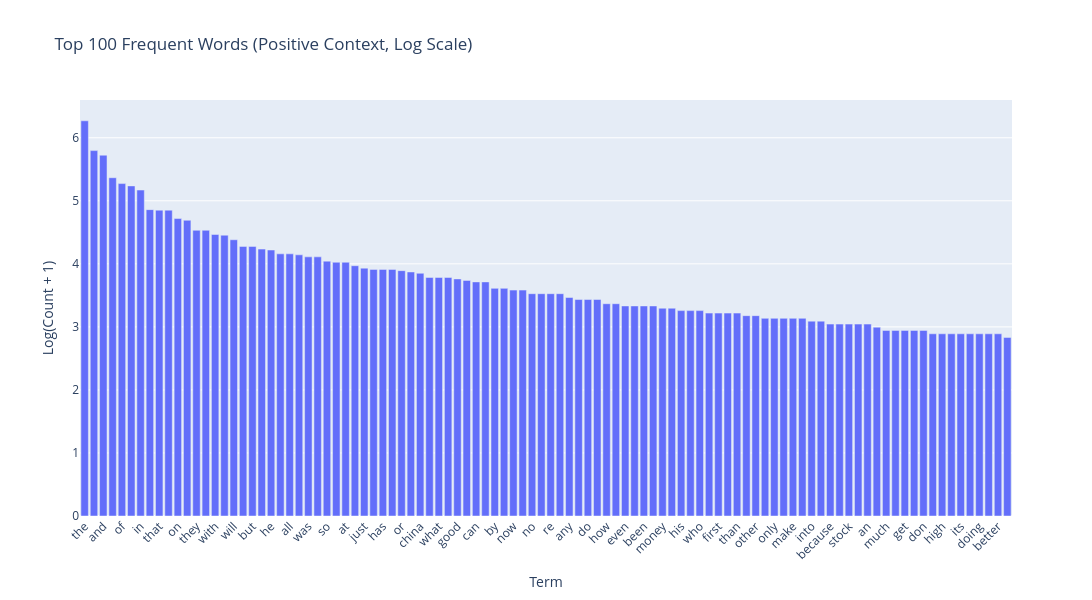
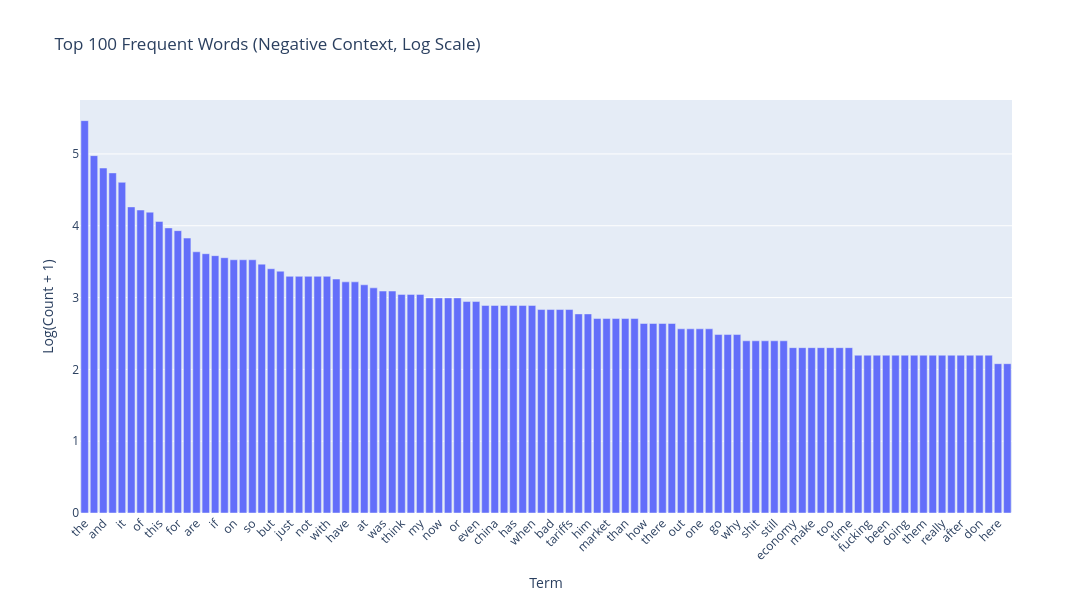

Notebook code for these charts, in order:
### Code cell
### Begin Assignment Here

#environment setup
import pandas as pd
import numpy as np
import nltk
nltk.download('punkt') # download the NLTK datasets
nltk.download("punkt_tab")
from sklearn.datasets import fetch_20newsgroups
from sklearn.feature_extraction.text import CountVectorizer
import plotly as py
import math
import PAMI
import umap
import helpers.data_mining_helpers as dmh
import matplotlib.pyplot as plt
from sklearn.feature_extraction.text import CountVectorizer
import seaborn as sns
import plotly.express as px
%matplotlib inline

def simplify(new_df,nessary_column):
    X = new_df[nessary_column].copy()
    return X
    
def add_mapping(X,mapping,target,source):
    X[target] = X[source].map(mapping)


#---Data preparation---
# Load the newdata set and get an overview
new_df = pd.read_csv('newdataset/Reddit-stock-sentiment.csv')
print(f"Shape: {new_df.shape}")
print(f"Columns: {new_df.columns}")

#Simplify columns
select_columns = ["text","title","sentiment","subreddit","label"]
X = simplify(new_df,select_columns)

#---Data transformation---

#add readable labels
target = "sentiment_name"
mapping = {1.0: 'positive', 0.0: 'neutral', -1.0: 'negative'}
add_mapping(X,mapping,target,"sentiment")
#print(f"Columns: {X.columns}")

#Check for missing value
missing_check = X.isnull().sum()
print(f"Missing value count:\n{missing_check}")
##zero missing value, so we don't have to further deal with it

#Check for duplicates and deal with it
print(f"Duplicated counts: {sum(X.duplicated())}")
print(len(X))
#keep one for each dups
X.drop_duplicates(keep='first', inplace=True)
print(len(X))

#---Data preprocessing---
print(X['sentiment_name'].value_counts())

#Positive and Neutral have nearly the same proportion, while Negative sentiment have much less counts

##Sampling for reproducible
X_sample = X.sample(n=500,random_state=42)
X_sample.sentiment_name.value_counts().plot(kind = 'bar',
                                    title = 'Sentiment Category Distribution',
                                    ylim = [0, X_sample.sentiment_name.value_counts().max()+30],        
                                    rot = 0, fontsize = 11, figsize = (8,3))

##Feature Creation
X['unigrams'] = X['text'].apply(lambda x: dmh.tokenize_text(x))


##Feature subset selection
count_vect = CountVectorizer()
X_counts = count_vect.fit_transform(X.text)

##Document matrix heatmap
# --- Top 20 frequent terms ---
term_frequencies = np.array(X_counts.sum(axis=0)).flatten()
top_k_terms_indices = np.argsort(term_frequencies)[-30:][::-1]  # descending

# --- Top 20 word-rich documents ---
post_word_counts = np.array(X_counts.sum(axis=1)).flatten()
top_k_post_indices = np.argsort(post_word_counts)[-20:][::-1]  # descending

# --- Extract submatrix ---
submatrix = X_counts[top_k_post_indices, :][:, top_k_terms_indices].toarray()

# # Row normalize (proportions instead of raw counts) 
row_sums = submatrix.sum(axis=1, keepdims=True)
submatrix_norm = np.divide(submatrix, row_sums, where=row_sums!=0)

# --- Build DataFrame ---
df_sub_norm = pd.DataFrame(
    submatrix,
    index=[f"post_{i}" for i in top_k_post_indices],
    columns=[count_vect.get_feature_names_out()[j] for j in top_k_terms_indices]
)

# --- Plot heatmap ---
plt.figure(figsize=(30, 20))
sns.heatmap(df_sub_norm, cmap="PuRd", cbar=True, annot=True, fmt=".2f")
plt.title("Top 20 Documents vs Top 20 Terms")
plt.xlabel("Top Terms")
plt.ylabel("Top Documents")
plt.show()

#---Visualization---

positive_mask = X["sentiment_name"] == "positive"
negative_mask = X["sentiment_name"] == "negative"

# Sum word counts for positive and negative contexts
positive_word_freq = np.array(X_counts[positive_mask].sum(axis=0)).flatten()
negative_word_freq = np.array(X_counts[negative_mask].sum(axis=0)).flatten()

terms = np.array(count_vect.get_feature_names_out())

# --- Create sentiment masks ---
positive_mask = X["sentiment_name"] == "positive"
negative_mask = X["sentiment_name"] == "negative"

# --- Compute word frequencies ---
positive_word_freq = np.array(X_counts[positive_mask].sum(axis=0)).flatten()
negative_word_freq = np.array(X_counts[negative_mask].sum(axis=0)).flatten()

# --- Build DataFrames ---
df_positive = pd.DataFrame({"Term": terms, "Frequency": positive_word_freq})
df_negative = pd.DataFrame({"Term": terms, "Frequency": negative_word_freq})

# --- Apply log scale (add small constant to avoid log(0)) ---
df_positive["Frequency_log"] = np.log1p(df_positive["Frequency"])
df_negative["Frequency_log"] = np.log1p(df_negative["Frequency"])

# --- Sort and select top 100 words per sentiment ---
df_positive_top = df_positive.sort_values(by="Frequency_log", ascending=False).head(100)
df_negative_top = df_negative.sort_values(by="Frequency_log", ascending=False).head(100)

# --- Plot interactive charts ---
fig_pos = px.bar(df_positive_top, 
                 x="Term", y="Frequency_log",
                 title="Top 100 Frequent Words (Positive Context, Log Scale)",
                 labels={"Frequency_log": "Log(Count + 1)"})
fig_pos.update_layout(xaxis_tickangle=-45, height=600, width=1200)
fig_pos.show()

fig_neg = px.bar(df_negative_top, 
                 x="Term", y="Frequency_log",
                 title="Top 100 Frequent Words (Negative Context, Log Scale)",
                 labels={"Frequency_log": "Log(Count + 1)"})
fig_neg.update_layout(xaxis_tickangle=-45, height=600, width=1200)
fig_neg.show()

### Figure 1 — Plotly figure (JSON) as saved in the notebook; plotly's stock layout.template omitted (floating-point values rounded to 4 significant figures)
{"data": [{"hovertemplate": "Term=%{x}<br>Log(Count + 1)=%{y}<extra></extra>", "legendgroup": "", "marker": {"color": "#636efa", "pattern": {"shape": ""}}, "name": "", "orientation": "v", "showlegend": false, "textposition": "auto", "type": "bar", "x": ["the", "to", "and", "is", "of", "it", "in", "this", "that", "for", "on", "you", "they", "are", "with", "be", "will", "as", "but", "if", "he", "not", "all", "us", "was", "have", "so", "my", "at", "we", "just", "market", "has", "like", "or", "their", "china", "trump", "what", "more", "good", "there", "can", "some", "by", "about", "now", "your", "no", "from", "re", "them", "any", "one", "do", "would", "how", "people", "even", "think", "been", "out", "money", "company", "his", "right", "who", "then", "first", "up", "than", "going", "other", "time", "only", "see", "make", "could", "into", "why", "because", "also", "stock", "new", "an", "want", "much", "when", "get", "world", "don", "me", "high", "price", "its", "over", "doing", "him", "better", "week"], "xaxis": "x", "y": [6.269, 5.796, 5.724, 5.366, 5.273, 5.236, 5.17, 4.86, 4.852, 4.852, 4.718, 4.691, 4.533, 4.533, 4.466, 4.454, 4.382, 4.277, 4.277, 4.234, 4.22, 4.159, 4.159, 4.143, 4.111, 4.111, 4.043, 4.025, 4.025, 3.97, 3.932, 3.912, 3.912, 3.912, 3.892, 3.871, 3.85, 3.784, 3.784, 3.784, 3.761, 3.738, 3.714, 3.714, 3.611, 3.611, 3.584, 3.584, 3.526, 3.526, 3.526, 3.526, 3.466, 3.434, 3.434, 3.434, 3.367, 3.367, 3.332, 3.332, 3.332, 3.332, 3.296, 3.296, 3.258, 3.258, 3.258, 3.219, 3.219, 3.219, 3.219, 3.178, 3.178, 3.135, 3.135, 3.135, 3.135, 3.135, 3.091, 3.091, 3.045, 3.045, 3.045, 3.045, 3.045, 2.996, 2.944, 2.944, 2.944, 2.944, 2.944, 2.89, 2.89, 2.89, 2.89, 2.89, 2.89, 2.89, 2.89, 2.833], "yaxis": "y"}], "layout": {"barmode": "relative", "height": 600, "legend": {"tracegroupgap": 0}, "title": {"text": "Top 100 Frequent Words (Positive Context, Log Scale)"}, "width": 1200, "xaxis": {"anchor": "y", "domain": [0, 1], "tickangle": -45, "title": {"text": "Term"}}, "yaxis": {"anchor": "x", "domain": [0, 1], "title": {"text": "Log(Count + 1)"}}}}

### Figure 2 — Plotly figure (JSON) as saved in the notebook; plotly's stock layout.template omitted (floating-point values rounded to 4 significant figures)
{"data": [{"hovertemplate": "Term=%{x}<br>Log(Count + 1)=%{y}<extra></extra>", "legendgroup": "", "marker": {"color": "#636efa", "pattern": {"shape": ""}}, "name": "", "orientation": "v", "showlegend": false, "textposition": "auto", "type": "bar", "x": ["the", "to", "and", "is", "it", "in", "of", "that", "this", "you", "for", "he", "are", "trump", "if", "they", "on", "be", "so", "will", "but", "as", "just", "us", "not", "can", "with", "what", "have", "like", "at", "all", "was", "his", "think", "about", "my", "an", "now", "people", "or", "re", "even", "going", "china", "their", "has", "we", "when", "more", "bad", "no", "tariffs", "fuck", "him", "money", "market", "up", "than", "from", "how", "see", "there", "do", "out", "by", "one", "only", "go", "silver", "why", "me", "shit", "down", "still", "long", "economy", "want", "make", "some", "too", "our", "time", "doesn", "fucking", "who", "been", "thing", "doing", "most", "them", "worse", "really", "get", "after", "other", "don", "american", "here", "probably"], "xaxis": "x", "y": [5.464, 4.977, 4.804, 4.736, 4.605, 4.263, 4.22, 4.19, 4.06, 3.97, 3.932, 3.829, 3.638, 3.611, 3.584, 3.555, 3.526, 3.526, 3.526, 3.466, 3.401, 3.367, 3.296, 3.296, 3.296, 3.296, 3.296, 3.258, 3.219, 3.219, 3.178, 3.135, 3.091, 3.091, 3.045, 3.045, 3.045, 2.996, 2.996, 2.996, 2.996, 2.944, 2.944, 2.89, 2.89, 2.89, 2.89, 2.89, 2.89, 2.833, 2.833, 2.833, 2.833, 2.773, 2.773, 2.708, 2.708, 2.708, 2.708, 2.708, 2.639, 2.639, 2.639, 2.639, 2.565, 2.565, 2.565, 2.565, 2.485, 2.485, 2.485, 2.398, 2.398, 2.398, 2.398, 2.398, 2.303, 2.303, 2.303, 2.303, 2.303, 2.303, 2.303, 2.197, 2.197, 2.197, 2.197, 2.197, 2.197, 2.197, 2.197, 2.197, 2.197, 2.197, 2.197, 2.197, 2.197, 2.197, 2.079, 2.079], "yaxis": "y"}], "layout": {"barmode": "relative", "height": 600, "legend": {"tracegroupgap": 0}, "title": {"text": "Top 100 Frequent Words (Negative Context, Log Scale)"}, "width": 1200, "xaxis": {"anchor": "y", "domain": [0, 1], "tickangle": -45, "title": {"text": "Term"}}, "yaxis": {"anchor": "x", "domain": [0, 1], "title": {"text": "Log(Count + 1)"}}}}
